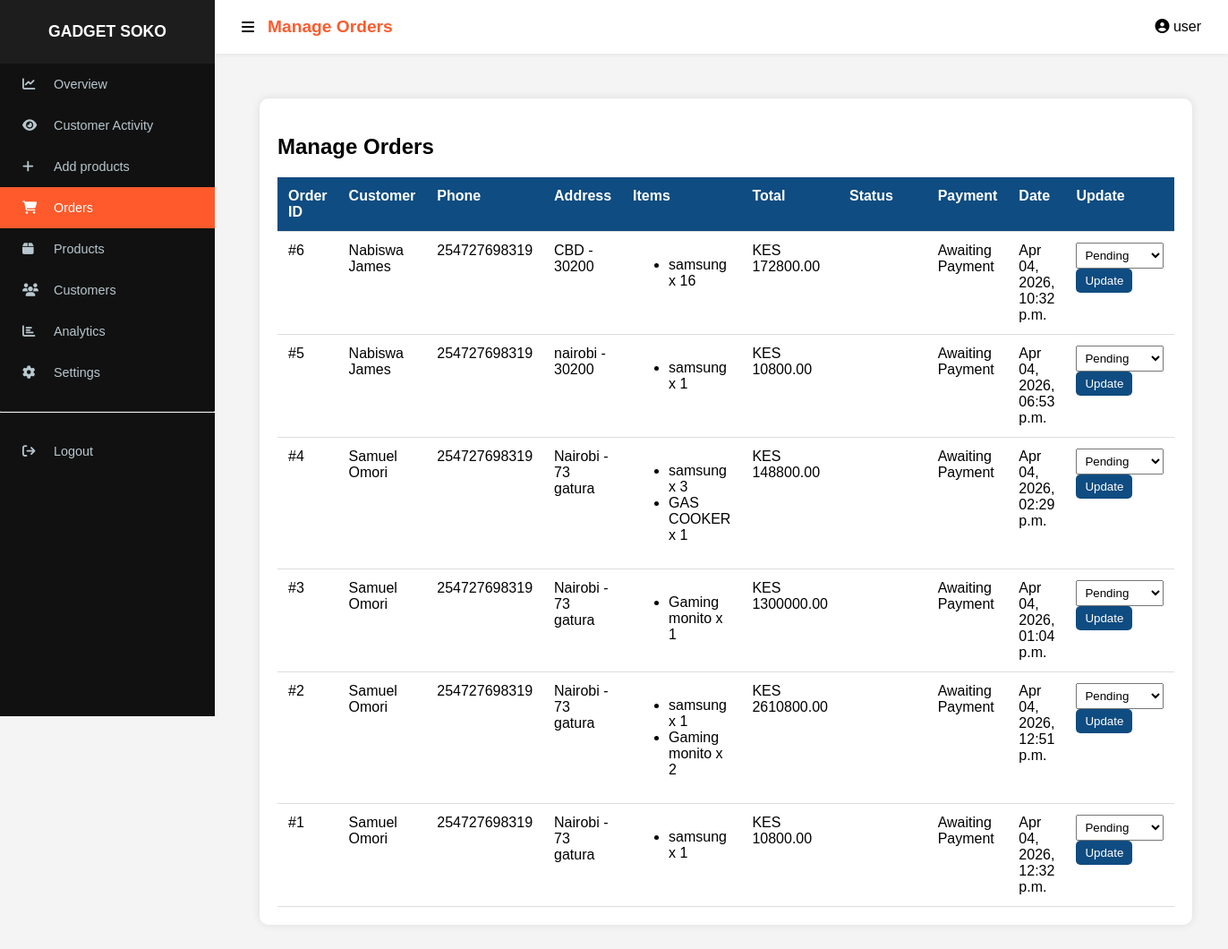
Page /manage_orders/ (signed in) on the earlier database version.
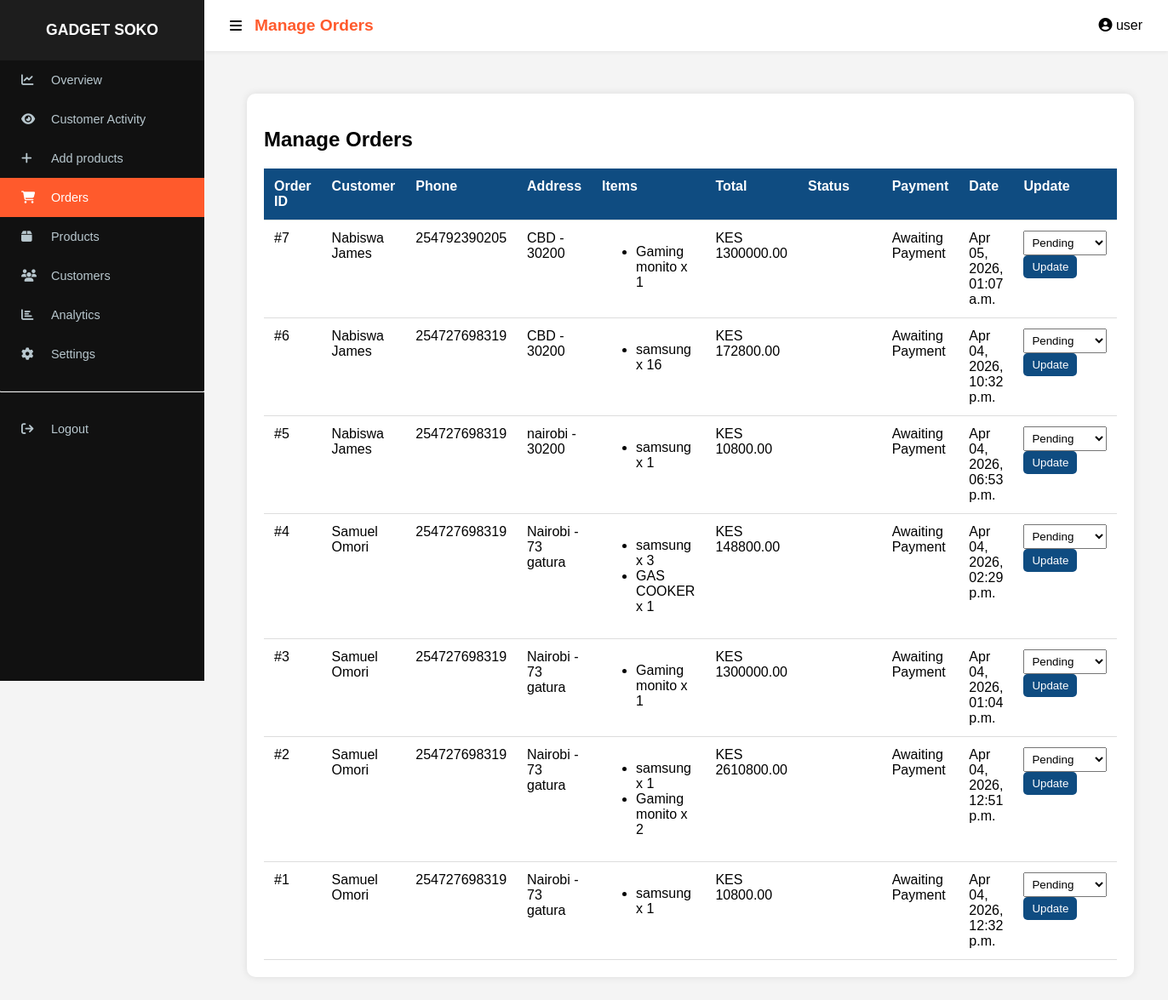
Same page on the later database version.
### app/models.py (models this page shows, shortened)
class Order(models.Model):
    STATUS_CHOICES = [('Pending', 'Pending'), ('STK_Sent', 'STK Push Sent'), ('Paid', 'Paid'), ('Failed', 'Failed')]
    user = models.ForeignKey(User, on_delete=models.CASCADE, null=True, blank=True)
    name = models.CharField(max_length=100)
    email = models.EmailField(null=True, blank=True)
    phone = models.CharField(max_length=15)
    destination = models.CharField(max_length=255)
    region = models.CharField(max_length=20, default="nairobi") # 'nairobi' or 'upcountry'
    location_area = models.CharField(max_length=255, default="N/A")
    address = models.TextField(default="")
    shipping_fee = models.DecimalField(max_digits=10, decimal_places=2, default=0)
    payment_method = models.CharField(max_length=20, default="mpesa")
    payment_status = models.CharField(max_length=50, default="Pending")
    total = models.DecimalField(max_digits=10, decimal_places=2, default=0)
    status = models.CharField(max_length=20, choices=STATUS_CHOICES, default='Pending')
    checkout_request_id = models.CharField(max_length=100, blank=True, null=True)
    mpesa_receipt = models.CharField(max_length=50, blank=True, null=True)
    created_at = models.DateTimeField(auto_now_add=True)

class OrderItem(models.Model):
    order = models.ForeignKey(Order, on_delete=models.CASCADE, related_name='items')
    product = models.ForeignKey(Product, on_delete=models.CASCADE)
    quantity = models.PositiveIntegerField()
    price = models.DecimalField(max_digits=10, decimal_places=2)

class Product(models.Model):
    name = models.CharField(max_length=255)
    price = models.DecimalField(max_digits=10, decimal_places=2)
    discount = models.DecimalField(max_digits=4, decimal_places=2, default=0)
    shipping_fee = models.DecimalField(max_digits=10, decimal_places=2, default=0.00)
    stock = models.IntegerField()
    category = models.ForeignKey(Category, on_delete=models.CASCADE, related_name="products")
    brand = models.ForeignKey(Brand, on_delete=models.CASCADE, related_name='products', null=True, blank=True)
    image = models.ImageField(upload_to='products/', null=True, blank=True)
    specifications = models.TextField(blank=True)
    views = models.IntegerField(default=0)
    created_at = models.DateTimeField(auto_now_add=True)
    updated_at = models.DateTimeField(auto_now=True)
    discount_duration_hours = models.PositiveIntegerField(default=0)
    discount_start_time = models.DateTimeField(null=True, blank=True)

### app/views.py (the view)
# urls.py: path('manage_orders/', views.manage_orders, name='manage_orders'),
@staff_member_required
def manage_orders(request):
    orders = Order.objects.all().order_by('-id')
    return render(request, 'manage_orders.html', {'orders': orders})

### app/context_processors.py (called while the page is built)
def cart_count(request):
    count = 0
    if request.user.is_authenticated:
        result = CartItem.objects.filter(user=request.user).aggregate(
            total=Sum('quantity')
        )
        count = result['total'] or 0
    return {'cart_count': count}

### app/templates/manage_orders.html (shortened to what this page needs)
{% extends "baseadmin.html" %}
{% block header %}Manage Orders{% endblock %}
{% block content %}
{% load static %}
</head>
<body>
<div class="container">
    <h2>Manage Orders</h2>
    <table>
        <thead>
            <tr>
                <th>Order ID</th>
                <th>Customer</th>
                <th>Phone</th>
                <th>Address</th>
                <th>Items</th>
                <th>Total</th>
                <th>Status</th>
                <th>Payment</th>
                <th>Date</th>
                <th>Update</th>
            </tr>
        </thead>
        <tbody>
            {% for order in orders %}
            <tr>
                <td>#{{ order.id }}</td>
                <td>{{ order.name }}</td>
                <td>{{ order.phone }}</td>
                <td>{{ order.destination }}</td>
                <td>
                    <ul>
                        {% for item in order.items.all %}
                            <li>{{ item.product.name }} x {{ item.quantity }}</li>
                        {% endfor %}
                    </ul>
                </td>
                <td>KES {{ order.total }}</td>
                <td>
                    <span class="status
                    ">
                    </span>
                </td>
                <td>{{ order.payment_status }}</td>
                <td>{{ order.created_at|date:"M d, Y, h:i a" }}</td>
                <td>
                    <form method="POST" action="{% url 'update_order_status' order.id %}">
                        <select name="status">
                            <option value="Pending" {% if order.status == "Pending" %}selected{% endif %}>Pending</option>
                        </select>
                        <button type="submit" class="btn btn-update">Update</button>
                    </form>
                </td>
            </tr>
            {% empty %}
            <tr>
                <td colspan="10">No orders found.</td>
            </tr>
            {% endfor %}
        </tbody>
    </table>
</div>
{%endblock%}

### app/templates/baseadmin.html (shortened to what this page needs)
{% load static %}
<!DOCTYPE html>
<html lang="en">
<head>
    <link rel="stylesheet" href="https://cdnjs.cloudflare.com/ajax/libs/font-awesome/6.5.0/css/all.min.css">
</head>
<body>
{% with request.resolver_match.url_name as url_name %}
<div class="sidebar">
    <h3>GADGET SOKO</h3>
    <a href="{% url 'dashboard' %}" class="{% if url_name == 'dashboard' %}active{% endif %}">
        <i class="fa fa-chart-line"></i><span>Overview</span>
    </a>
    <a href="{% url 'activity' %}" class="{% if url_name == 'activity' %}active{% endif %}">
        <i class="fa fa-eye"></i><span>Customer Activity</span>
    </a>
    <a href="{% url 'add_product' %}" class="{% if url_name == 'add_product' %}active{% endif %}">
        <i class="fa fa-add"></i><span>Add products</span>
    </a>
    <a href="{% url 'manage_orders' %}" class="{% if url_name == 'manage_orders' %}active{% endif %}">
        <i class="fa fa-shopping-cart"></i><span>Orders</span>
    </a>
    <a href="{% url 'manage_products' %}" class="{% if url_name == 'manage_products' %}active{% endif %}">
        <i class="fa fa-box"></i><span>Products</span>
    </a>
    <a href="{% url 'customers' %}" class="{% if url_name == 'customers' %}active{% endif %}">
        <i class="fa fa-users"></i><span>Customers</span>
    </a>
    <a href="{% url 'analytics' %}" class="{% if url_name == 'analytics' %}active{% endif %}">
        <i class="fa fa-chart-bar"></i><span>Analytics</span>
    </a>
    <a href="{% url 'settings' %}" class="{% if url_name == 'settings' %}active{% endif %}">
        <i class="fa fa-cog"></i><span>Settings</span>
    </a>
    <hr style="border-top:1px solid #333; margin:20px 0;">
    <a href="{% url 'logout' %}">
        <i class="fa fa-sign-out"></i><span>Logout</span>
    </a>
</div>
{% endwith %}
<div class="navbar">
    <div style="display:flex; align-items:center; gap:15px;">
        <i class="fa fa-bars" id="menuToggle" style="cursor:pointer;"></i>
        <h2>{% block header %}Dashboard{% endblock %}</h2>
    </div>
    <div>
        <i class="fa fa-user-circle"></i> {{ request.user.username|default:"Admin User" }}
    </div>
</div>
<div class="main">
    {% block content %}{% endblock %}
</div>
</body>
</html>

### app/templates/baseadmin.html (style rules this page uses)
:root { --primary-color: #ff5a2c; --sidebar-bg: #111; --body-bg: #f4f6f9; --header-height: 60px; --sidebar-width: 240px; }
body { margin:0; font-family:'Segoe UI', Tahoma, Geneva, Verdana, sans-serif; background:var(--body-bg); display:flex; }
.navbar { background:white; height: var(--header-height); padding:0 30px; display:flex; justify-content:space-between; align-items:center; position:fixed; top:0; right:0; left: var(--sidebar-width); z-index:1000; box-shadow:0 2px 4px rgba(0,0,0,0.05); transition:left 0.3s ease; }
.navbar h2 { margin:0; font-size:1.2rem; color:var(--primary-color); }
.sidebar { width: var(--sidebar-width); height: 100vh; background: var(--sidebar-bg); position: fixed; top:0; left:0; color:white; z-index:1001; overflow-y:auto; transition:width 0.3s ease; }
.sidebar h3 { text-align:center; padding:25px 0; background: rgba(255,255,255,0.05); margin:0; font-size:1.1rem; }
.sidebar a { display:flex; align-items:center; padding:15px 25px; color:#b8c7ce; text-decoration:none; transition:0.3s; font-size:0.9rem; }
.sidebar a i { width:25px; margin-right:10px; }
.sidebar a span { transition:opacity 0.2s; }
.sidebar a:hover, .sidebar a.active { background:var(--primary-color); color:white; }
.main { margin-left: var(--sidebar-width); margin-top: var(--header-height); padding:30px; width:100%; transition:margin-left 0.3s ease; }
table { width:100%; border-collapse:collapse; }
table th, table td { padding:15px; border-bottom:1px solid #eee; }

### app/templates/manage_orders.html (style rules this page uses)
body { font-family: Arial; background: #f4f4f4; margin: 0; padding: 20px; }
.container { background: white; padding: 20px; border-radius: 10px; box-shadow: 0 0 10px rgba(0,0,0,0.1); }
h2 { margin-bottom: 20px; }
table { width: 100%; border-collapse: collapse; }
table th, table td { padding: 12px; border-bottom: 1px solid #ddd; text-align: left; vertical-align: top; }
table th { background: #0f4c81; color: white; }
.status { padding: 5px 10px; border-radius: 5px; color: white; font-size: 12px; }
.btn { padding: 6px 10px; border: none; cursor: pointer; border-radius: 5px; }
.btn-update { background: #0f4c81; color: white; }
select { padding: 5px; }

Differences in the rows shown:
added Order: id "7", name "Nabiswa James", phone "254792390205", destination "CBD - 30200", total "1300000.00", payment_status "Awaiting Payment", created_at "Apr 05, 2026, 01:07 a.m."
added OrderItem: product.name "Gaming monito", quantity "1", shown under "7"
